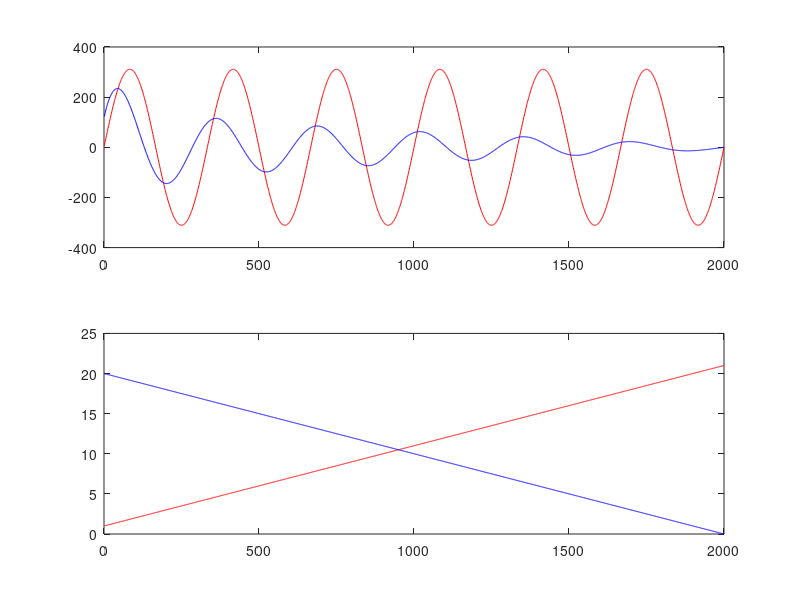

This chart was generated by the following MATLAB code:
clear all;
close all;
clc;

Cycl = 6;       # 주기 수
Len = 2000;     # 데이터 길이
Vp = 311;       # 전압 진폭
w = 2*pi*Cycl/Len;

n = linspace(1,Len,Len); # 샘플번호

V = Vp*sin(w*n);         # 측정 전압
dVdn = w*Vp*cos(w*n);
Rtrue = (100+n)*100;         # R 참 값
Ctrue = (Len - n)*10^-6;     # C 참 값
dCdn = -10^-6;

I = V./Rtrue + dVdn.*Ctrue + dCdn.*V;   # 측정 전류

figure(1);
subplot(2,1,1);
plot(n,V,'r', n,I*10000, 'b');
subplot(2,1,2);
plot(n, Rtrue/10000, 'r', n, Ctrue*10000, 'b');

# 입력 데이터
# 1) 전압 V, dVdn
# 2) 전류 I
# 출력 데이터
# 1) 컨덕턴스 Gr
# 2) 캐패시턴스 Cr
# 3) 오차율(참 값: G, C, 측정 값: Gr, Cr)

ag_r = 1;
bg_r = 1;
ac_r = 1;
bc_r = 1;

Gk = @(k,a,b) a*k + b;
Ck = @(k,a,b) a*k + b;
dCk = @(k,a,b) a;

Ik = @(k,ag,bg,ac,bc,v,i,dvdt) ( Gk(k,ag,bg) + dCk(k,ac,bc) )/v + Ck(k,ac,bc)*dvdt;


Mk = @(i) [ (i+0)*V(i+0) V(i+0) V(i+0)+(i+0)*dVdn(i+0) dVdn(i+0);
      (i+1)*V(i+1) V(i+1) V(i+1)+(i+1)*dVdn(i+1) dVdn(i+1);
      (i+2)*V(i+2) V(i+2) V(i+2)+(i+2)*dVdn(i+2) dVdn(i+2);
      (i+3)*V(i+3) V(i+3) V(i+3)+(i+3)*dVdn(i+3) dVdn(i+3); ]
bk = @(i) [ I(i); I(i+1); I(i+2); I(i+3); ];


inv(Mk(2))*bk(2)


